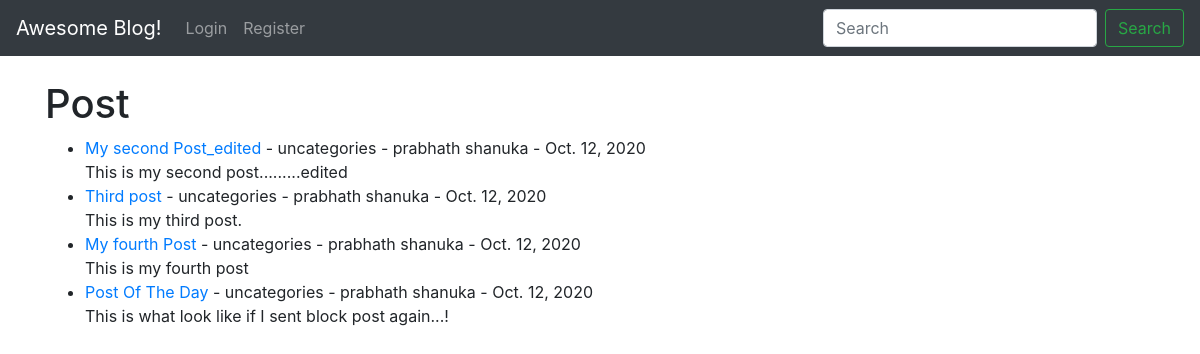
The app's page /, older data.
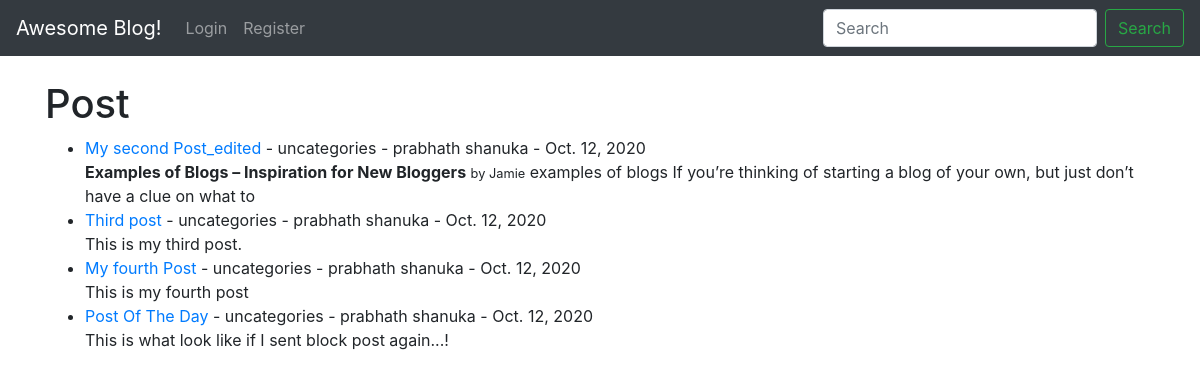
The same page, newer data.
### theblog/models.py (models this page shows, shortened)
class Post(models.Model):
	title = models.CharField(max_length=255)
	title_tag = models.CharField(max_length=255  )
	author = models.ForeignKey(User, on_delete = models.CASCADE)
	body = models.TextField()
	post_date = models.DateField(auto_now_add=True)
	category = models.CharField(max_length=255,default='uncategories')

### theblog/views.py (the view)
# urls.py: path('',HomeView.as_view(), name = "home"), #this is how we add the html view
class HomeView(ListView):
	model = Post
	template_name = 'home.html'
	ordering = ['-post_date']

### theblog/templates/home.html (shortened to what this page needs)
{% extends 'base.html' %}
{% block content %}
<!DOCTYPE html>
<html>
<head>
</head>
<body>
<h1>Post</h1>
<ul>
{% for post in object_list %}
	<li>
		<a href="{% url 'article-detail' post.pk %}">
		{{post.title}}</a> -
		{{post.category}} -
		{{post.author.first_name}}
		{{post.author.last_name}} -
		{{post.post_date}}
		<br/>
		{{post.body|slice:":200"|safe}}
	</li>
{% endfor%}
</ul>
</body>
{% endblock %}

Row changes from the older to the newer data that the page shows:
changed Post "My second Post_edited": body "This is my second post.........edited" → "Examples of Blogs – Inspiration for New Bloggers by Jamie examples of blogs If you’re thinking of starting a blog of your own, but just don’t have a clue on what to"
